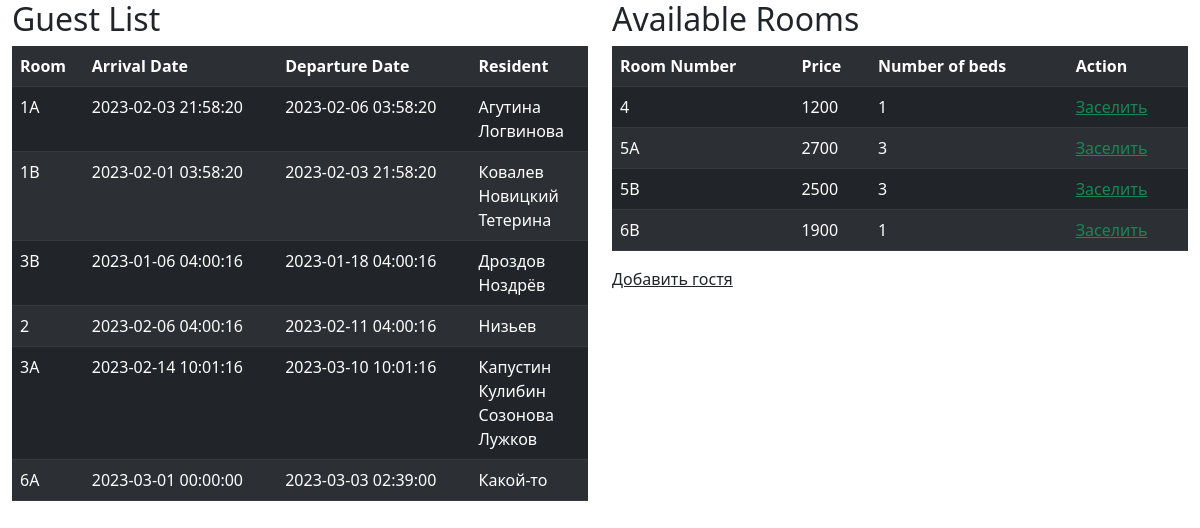
The page / on the database its author committed.
### tables this page shows
CREATE TABLE `resident` (
  `id` int(11) NOT NULL,
  `surname` varchar(30) NOT NULL,
  `name` varchar(30) NOT NULL,
  `middlename` varchar(30) NOT NULL,
  `passport` varchar(10) NOT NULL,
  `phone_number` varchar(15) NOT NULL,
  `sex` tinyint(1) DEFAULT 1
);

CREATE TABLE `room` (
  `room_number` varchar(10) NOT NULL,
  `price_per_day` decimal(5,0) NOT NULL,
  `isBusy` tinyint(1) NOT NULL DEFAULT 0,
  `number_of_beds` int(3) NOT NULL
);

CREATE TABLE `accommodation` (
  `id` int(11) NOT NULL,
  `room_number` varchar(10) DEFAULT NULL,
  `check_in_date` datetime DEFAULT NULL,
  `check_out_date` datetime DEFAULT NULL,
  `bill` decimal(8,2) DEFAULT NULL
);

### index.php (the view, shortened to what this page needs)
<?php require_once 'config/dbconnect.php'; ?>
<!doctype html>
<html lang="en">
<head>
    <link href="https://cdn.jsdelivr.net/npm/bootstrap@5.3.0-alpha1/dist/css/bootstrap.min.css" rel="stylesheet">
</head>
<body>
<div class="container-fluid">
    <div class="row">
        <div class="col-sm">
            <h2>Guest List</h2>
            <table class="table table-dark table-striped">
                <tr>
                    <th>Room</th>
                    <th>Arrival Date</th>
                    <th>Departure Date</th>
                    <th>Resident</th>
                </tr>
            <?php
            $resInAcc = 'SELECT resident.surname, room.room_number, accommodation.check_in_date, accommodation.check_out_date
                         FROM residents_in_accommodation JOIN resident ON residents_in_accommodation.id_resident = resident.id
                         JOIN accommodation ON residents_in_accommodation.id_accommodation = accommodation.id
                         JOIN room ON accommodation.room_number = room.room_number;';
            $resInAcc = mysqli_query($mysqli, $resInAcc);
            $prev_res_room = null;
            while ($row = mysqli_fetch_assoc($resInAcc)) {
                if ($row['room_number'] != $prev_res_room) {
                    echo '<tr>';
                    echo '<td>' . $row['room_number'] . '</td>';
                    echo '<td>' . $row['check_in_date'] . '</td>';
                    echo '<td>' . $row['check_out_date'] . '</td>';
                    echo '<td>';
                }
                echo $row['surname'];
                echo "<br>";
                $prev_res_room = $row['room_number'];
            }
            ?>
            </table>
        </div>
        <div class="col-sm">
            <h2>Available Rooms</h2>
            <table class="table table-dark table-striped">
                <tr>
                    <th>Room Number</th>
                    <th>Price</th>
                    <th>Number of beds</th>
                    <th>Action</th>
                </tr>
            <?php
            $query = 'SELECT * FROM room WHERE isBusy = 0;';
            $res = mysqli_query($mysqli, $query);
            while ($row = mysqli_fetch_assoc($res)) {
                echo '<tr>';
                echo '<td>'.$row['room_number'].'</td>';
                echo '<td>'.$row['price_per_day'].'</td>';
                echo '<td>'.$row['number_of_beds'].'</td>';
                echo '<td><a class="link-success" href="forms/add-acc-form.php?id='.$row['room_number'].'">Заселить</a></td>';
                echo '</tr>';
            }
            ?>
            </table>
            <a class="link-dark" href="forms/add-res-form.php">Добавить гостя</a>
        </div>
    </div>
</div>
</body>
</html>

### rows shown on the page
resident: room.room_number "1A", accommodation.check_in_date "2023-02-03 21:58:20", accommodation.check_out_date "2023-02-06 03:58:20", surname "Агутина"
resident: surname "Логвинова"
resident: room.room_number "1B", accommodation.check_in_date "2023-02-01 03:58:20", accommodation.check_out_date "2023-02-03 21:58:20", surname "Ковалев"
resident: surname "Новицкий"
resident: surname "Тетерина"
resident: room.room_number "3B", accommodation.check_in_date "2023-01-06 04:00:16", accommodation.check_out_date "2023-01-18 04:00:16", surname "Дроздов"
resident: surname "Ноздрёв"
resident: room.room_number "2", accommodation.check_in_date "2023-02-06 04:00:16", accommodation.check_out_date "2023-02-11 04:00:16", surname "Низьев"
resident: room.room_number "3A", accommodation.check_in_date "2023-02-14 10:01:16", accommodation.check_out_date "2023-03-10 10:01:16", surname "Капустин"
resident: surname "Кулибин"
resident: surname "Созонова"
resident: surname "Лужков"
resident: room.room_number "6A", accommodation.check_in_date "2023-03-01 00:00:00", accommodation.check_out_date "2023-03-03 02:39:00", surname "Какой-то"
room: room_number "4", price_per_day "1200", number_of_beds "1"
room: room_number "5A", price_per_day "2700", number_of_beds "3"
room: room_number "5B", price_per_day "2500", number_of_beds "3"
room: room_number "6B", price_per_day "1900", number_of_beds "1"
